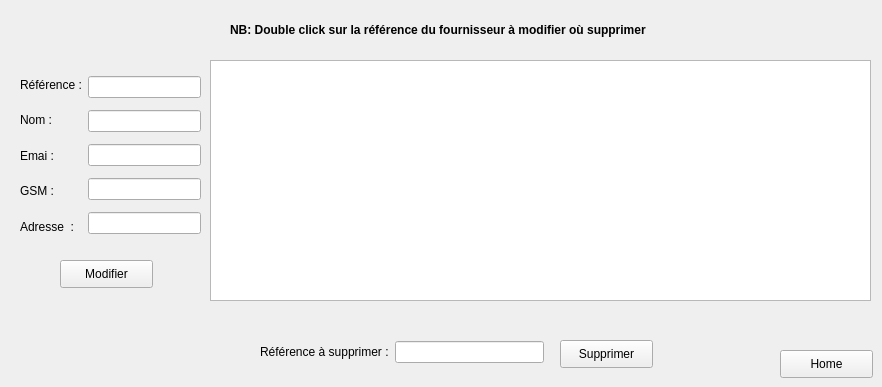
         <widget class="QWidget" name="Modifier_3">
          <attribute name="title">
           <string>Modifier un fournisseur</string>
          </attribute>
          <widget class="QLabel" name="text_saisir_id_a_modifier_3">
           <property name="geometry">
            <rect>
             <x>230</x>
             <y>20</y>
             <width>551</width>
             <height>20</height>
            </rect>
           </property>
           <property name="font">
            <font>
             <pointsize>9</pointsize>
             <weight>75</weight>
             <bold>true</bold>
            </font>
           </property>
           <property name="text">
            <string>NB: Double click sur la référence du fournisseur à modifier où supprimer </string>
           </property>
          </widget>
          <widget class="QPushButton" name="modifierButton_3">
           <property name="geometry">
            <rect>
             <x>60</x>
             <y>260</y>
             <width>93</width>
             <height>28</height>
            </rect>
           </property>
           <property name="text">
            <string>Modifier</string>
           </property>
          </widget>
          <widget class="QWidget" name="layoutWidget_14">
           <property name="geometry">
            <rect>
             <x>20</x>
             <y>70</y>
             <width>181</width>
             <height>171</height>
            </rect>
           </property>
           <layout class="QHBoxLayout" name="saisie_6">
            <item>
             <layout class="QVBoxLayout" name="verticalLayout_29">
              <item>
               <widget class="QLabel" name="label_ref_5">
                <property name="text">
                 <string>Référence :</string>
                </property>
               </widget>
              </item>
              <item>
               <widget class="QLabel" name="label_nom_3">
                <property name="text">
                 <string>Nom :</string>
                </property>
               </widget>
              </item>
              <item>
               <widget class="QLabel" name="label_mail_3">
                <property name="text">
                 <string>Emai :</string>
                </property>
               </widget>
              </item>
              <item>
               <widget class="QLabel" name="label_gsm_3">
                <property name="text">
                 <string>GSM :</string>
                </property>
               </widget>
              </item>
              <item>
               <widget class="QLabel" name="label_adresse_3">
                <property name="text">
                 <string>Adresse  :</string>
                </property>
               </widget>
              </item>
             </layout>
            </item>
            <item>
             <layout class="QVBoxLayout" name="verticalLayout_30">
              <item>
               <widget class="QLineEdit" name="lineEdit_reference_3"/>
              </item>
              <item>
               <widget class="QLineEdit" name="lineEdit_nomfour_3"/>
              </item>
              <item>
               <widget class="QLineEdit" name="lineEdit_email_3"/>
              </item>
              <item>
               <widget class="QLineEdit" name="lineEdit_gsmfour_3"/>
              </item>
              <item>
               <widget class="QLineEdit" name="lineEdit_ad_3"/>
              </item>
             </layout>
            </item>
           </layout>
          </widget>
          <widget class="QPushButton" name="homeButton_modifier_3">
           <property name="geometry">
            <rect>
             <x>780</x>
             <y>350</y>
             <width>93</width>
             <height>28</height>
            </rect>
           </property>
           <property name="text">
            <string>Home</string>
           </property>
          </widget>
          <widget class="QTableView" name="tableView_7">
           <property name="geometry">
            <rect>
             <x>210</x>
             <y>60</y>
             <width>661</width>
             <height>241</height>
            </rect>
           </property>
           <property name="font">
            <font>
             <weight>50</weight>
             <bold>false</bold>
            </font>
           </property>
           <property name="sortingEnabled">
            <bool>false</bool>
           </property>
          </widget>
          <widget class="QPushButton" name="supprimerButton_4">
           <property name="geometry">
            <rect>
             <x>560</x>
             <y>340</y>
             <width>93</width>
             <height>28</height>
            </rect>
           </property>
           <property name="text">
            <string>Supprimer</string>
           </property>
          </widget>
          <widget class="QWidget" name="layoutWidget_15">
           <property name="geometry">
            <rect>
             <x>260</x>
             <y>340</y>
             <width>284</width>
             <height>24</height>
            </rect>
           </property>
           <layout class="QHBoxLayout" name="horizontalLayout_21">
            <item>
             <widget class="QLabel" name="label_ref_6">
              <property name="text">
               <string>Référence à supprimer :</string>
              </property>
             </widget>
            </item>
            <item>
             <widget class="QLineEdit" name="supprimer_par_reference_4"/>
            </item>
           </layout>
          </widget>
         </widget>
